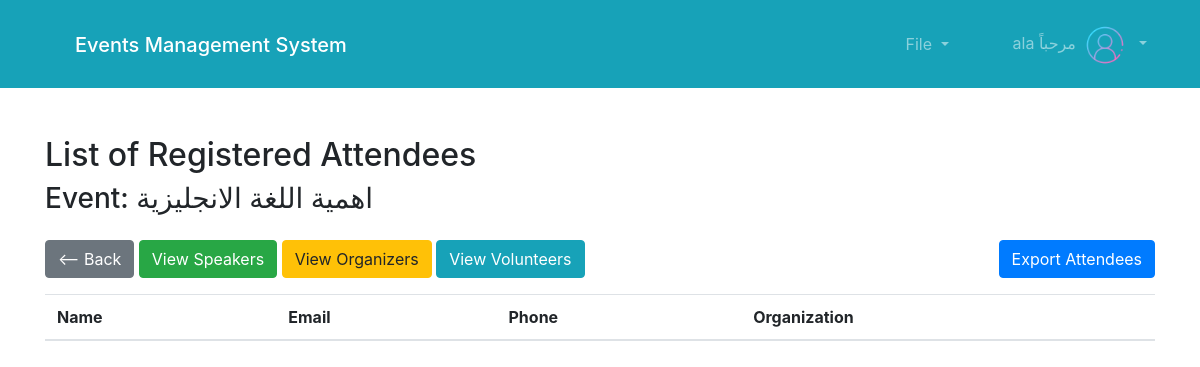
Before: /event/10/attendees/ (signed in) with the older database file.
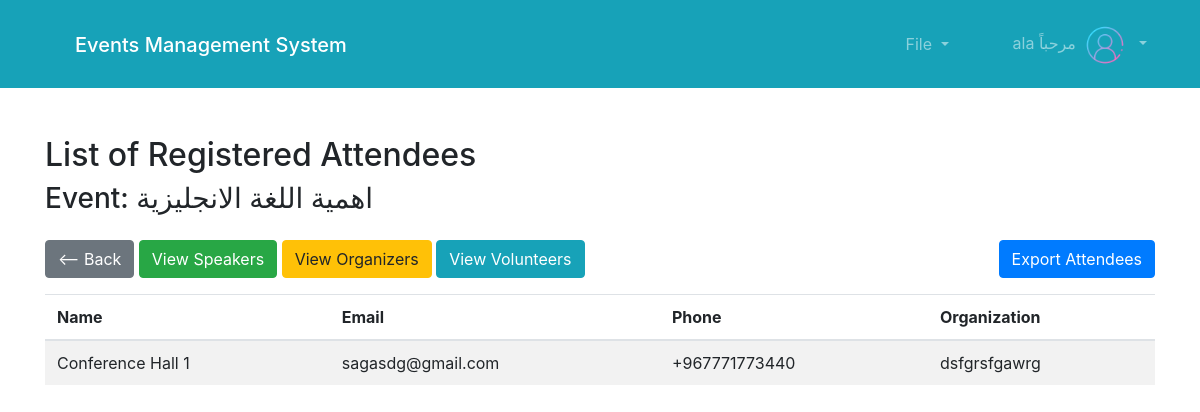
After: the same page with the newer database file.
### Event/models.py (models this page shows, shortened)
class Registration(models.Model):
    participant = models.ForeignKey(Participant, on_delete=models.CASCADE, related_name='registrations')
    event = models.ForeignKey(Event, on_delete=models.CASCADE, related_name='registrations')
    registration_date = models.DateTimeField(auto_now_add=True)

class Participant(models.Model):
    name = models.CharField(max_length=255)
    email = models.EmailField()

class Attendee(Participant):
    phone = models.CharField(max_length=255)
    organization = models.CharField(max_length=50)

### Event/views.py (the view)
# urls.py: path('event/<int:event_id>/attendees/', views.list_registered_attendees, name='list_registered_attendees'),
def list_registered_attendees(request, event_id):
    event = get_object_or_404(Event, pk=event_id)
    attendees = event.registrations.filter(participant__in=Attendee.objects.all())
    return render(
        request,
        'attendees_list.html',  # Replace with the actual template name
        {'event': event, 'attendees': attendees}
    )

### templates/attendees_list.html (shortened to what this page needs)
{% extends 'base.html' %}
{% block content %}
<div class="container mt-5">
    <h2>List of Registered Attendees</h2>
    <h3>Event: {{ event.title }}</h3>
    <div class="row">
        <div class="col-md-8">
            <a href="{% url 'draft_event' %}" class="btn btn-secondary mt-3">
                <-- Back
            </a>
            <a href="{% url 'list_event_speakers' event_id=event.id %}" class="btn btn-success mt-3">
                View Speakers
            </a>
            <a href="{% url 'list_event_organizers' event_id=event.id %}" class="btn btn-warning mt-3">
                View Organizers
            </a>
            <a href="{% url 'list_event_volunteers' event_id=event.id %}" class="btn btn-info mt-3">
                View Volunteers
            </a>
        </div>
        <div class="col-md-4 text-right">
            <a class="btn btn-primary mt-3" href="{% url 'export_attendees' event.id %}" target="_blank">Export Attendees</a>
        </div>
    </div>
    <table class="table table-striped mt-3">
        <thead>
            <tr>
                <th>Name</th>
                <th>Email</th>
                <th>Phone</th>
                <th>Organization</th>
            </tr>
        </thead>
        <tbody>
            {% for attendee in attendees %}
                <tr>
                    <td>{{ attendee.participant.name }}</td>
                    <td>{{ attendee.participant.email }}</td>
                    <td>{{ attendee.participant.attendee.phone }}</td>
                    <td>{{ attendee.participant.attendee.organization }}</td>
                </tr>
            {% endfor %}
        </tbody>
    </table>
</div>
{% endblock %}

Changed rows visible on the page:
added Registration: participant.name "Conference Hall 1", participant.email "sagasdg@gmail.com", participant.attendee.phone "+967771773440", participant.attendee.organization "dsfgrsfgawrg"
